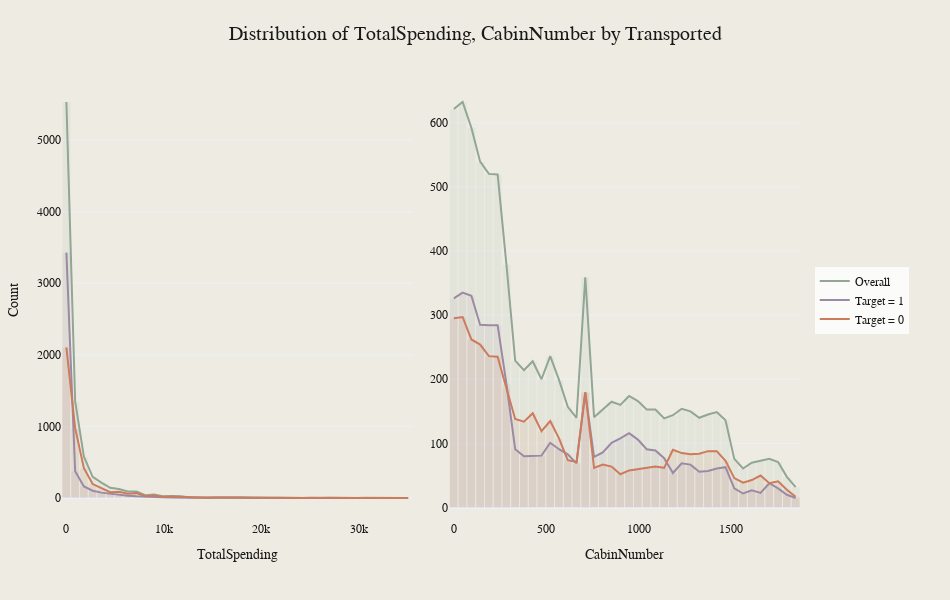

Notebook code for this chart:
### Code cell
plot_numeric_distributions(
    train_data_engineered,
    numerical_features_engineered,
    "Transported",
    save_path="../images/numerical_features_one_engineered.png",
)
